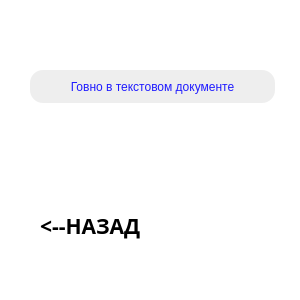
<?xml version="1.0" encoding="UTF-8"?>
<ui version="4.0">
 <class>second</class>
 <widget class="QMainWindow" name="second">
  <property name="geometry">
   <rect>
    <x>0</x>
    <y>0</y>
    <width>300</width>
    <height>300</height>
   </rect>
  </property>
  <property name="windowTitle">
   <string>MainWindow</string>
  </property>
  <property name="styleSheet">
   <string notr="true">
background-color: rgb(255, 255, 255);</string>
  </property>
  <widget class="QWidget" name="centralwidget">
   <widget class="QPushButton" name="pushButton">
    <property name="geometry">
     <rect>
      <x>30</x>
      <y>70</y>
      <width>245</width>
      <height>33</height>
     </rect>
    </property>
    <property name="styleSheet">
     <string notr="true">color: rgb(31, 27, 255);
background-color: rgb(238, 238, 238);
border-radius: 13px;                     /* &lt;----  20px  */ 
</string>
    </property>
    <property name="text">
     <string>Говно в текстовом документе</string>
    </property>
   </widget>
   <widget class="QLabel" name="label">
    <property name="geometry">
     <rect>
      <x>40</x>
      <y>210</y>
      <width>245</width>
      <height>33</height>
     </rect>
    </property>
    <property name="font">
     <font>
      <family>Montserrat</family>
      <pointsize>16</pointsize>
      <weight>75</weight>
      <bold>true</bold>
     </font>
    </property>
    <property name="styleSheet">
     <string notr="true">QLabel {
background-color: rgb(31, 27, 255);
	color: rgb(255, 255, 255);
border-radius: 13px; /* Закругленные углы, если нужно */
}
/*color: rgb(255, 255, 255);
background-color: rgb(120, 183, 140);
border-radius: 20px;                     /* &lt;----  20px  */ 
/*border: 2px solid #094065;</string>
    </property>
    <property name="text">
     <string>&lt;--НАЗАД</string>
    </property>
    <property name="margin">
     <number>78</number>
    </property>
   </widget>
  </widget>
 </widget>
 <resources/>
 <connections/>
</ui>
